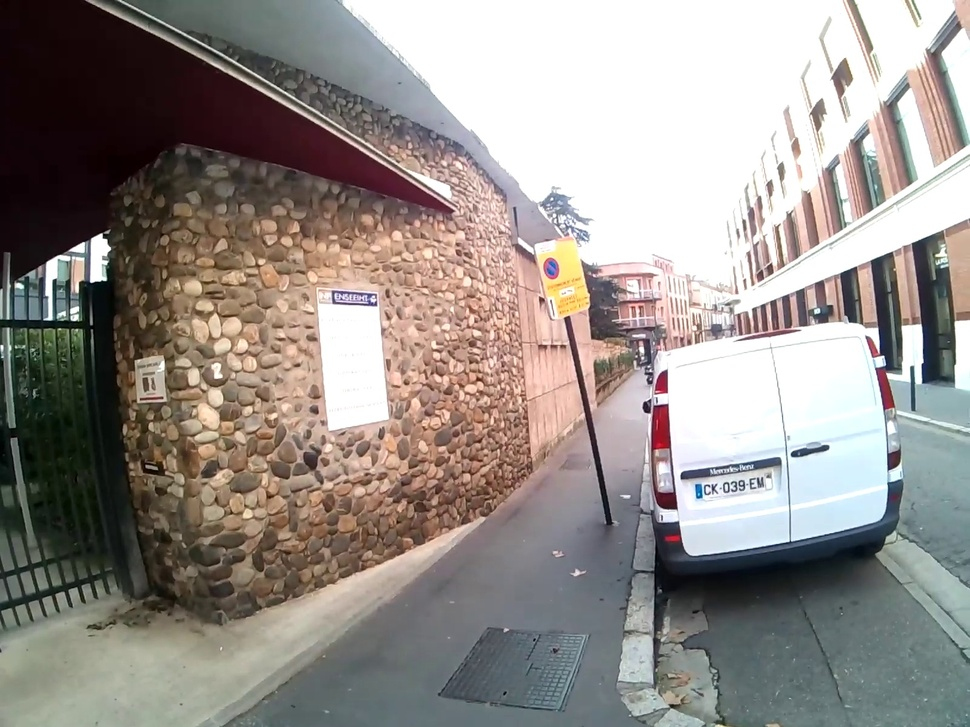
#> input picture Etape 2/extracted_frame.jpg, 970 x 727 px, shrunk from 1600 x 1200 before the run
$ python image_segmentation_k-means.py
#> lines starting #> are read from the running program, lines starting #| are printed output that depends on the picture
import cv2
import numpy as np
import matplotlib.pyplot as plt
from sklearn.cluster import KMeans
from sklearn.metrics import silhouette_score

def segment_image_auto_k_bright(image_path, min_k=2, max_k=10, quick_search_width=100):
    """
    Segments an image using K-means, automatically selecting the best k,
    and displays the result using distinct, bright colors.
    """
#> called with image_path = 'extracted_frame.jpg', min_k = 8, max_k = 16, quick_search_width = 100

    # 1. Load the image
    img = cv2.imread(image_path)
#> img is the input picture: shape (727, 970, 3); mean B, G, R 138.9, 143.6, 149.9
    if img is None:
        print(f"Error: Could not load image at {image_path}")
        return

    # Convert from BGR to RGB
    img_rgb = cv2.cvtColor(img, cv2.COLOR_BGR2RGB)
    original_shape = img_rgb.shape
#> original_shape = (727, 970, 3)

    # 2. Preprocessing for K-Search (Downsampling)
    aspect_ratio = original_shape[0] / original_shape[1]
#> aspect_ratio = 0.749
    new_height = int(quick_search_width * aspect_ratio)
#> new_height = 74
    img_small = cv2.resize(img_rgb, (quick_search_width, new_height))
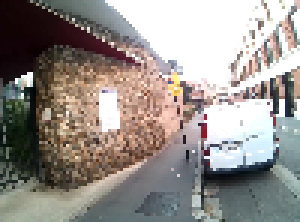
#> img_small: shape (74, 100, 3) (shown 3 times larger); mean R, G, B 149.7, 143.4, 138.7
    data_small = img_small.reshape((-1, 3))

    print(f"--- Searching for optimal K between {min_k} and {max_k} ---")

    best_k = min_k
    best_score = -1
    scores = []

    # 3. Iterate to find the best K (calculating Silhouette Score)
    for k in range(min_k, max_k + 1):
        kmeans = KMeans(n_clusters=k, random_state=42, n_init=10)
        labels = kmeans.fit_predict(data_small)
        score = silhouette_score(data_small, labels)
        scores.append(score)
        print(f"k={k}: Silhouette Score = {score:.4f}")

        if score > best_score:
            best_score = score
            best_k = k
#> this loop made 9 passes
#> (score, best_score) on passes 1 to 3: (0.508, 0.508), (0.51, 0.51), (0.513, 0.513)
#> score on passes 4 to 9: 0.508, 0.497, 0.502, 0.495, 0.501, 0.497
#| k=8: Silhouette Score = 0.5075
#| k=9: Silhouette Score = 0.5097
#| k=10: Silhouette Score = 0.5130
#| k=11: Silhouette Score = 0.5080
#| k=12: Silhouette Score = 0.4969
#| k=13: Silhouette Score = 0.5020
#| k=14: Silhouette Score = 0.4952
#| k=15: Silhouette Score = 0.5005
#> (further printed lines are left out)
#> after the loop, best_k = 10; best_score = 0.513; scores = [0.508, 0.51, 0.513, 0.508, 0.497, 0.502, 0.495, 0.501, 0.497]

    print(f"\n>>> Best K found: {best_k} (Score: {best_score:.4f})")
#| >>> Best K found: 10 (Score: 0.5130)

    # 4. Apply Best K to Full Resolution Image
    print("--- Applying segmentation to full resolution image ---")
    data_full = img_rgb.reshape((-1, 3))

    # Fit final model
    final_kmeans = KMeans(n_clusters=best_k, random_state=42, n_init=10)
    final_labels = final_kmeans.fit_predict(data_full)

    # Get natural centers for comparison
    natural_centers = np.uint8(final_kmeans.cluster_centers_)
#> natural_centers = [[91, 81, 73], [227, 202, 190], [250, 252, 253], [21, 14, 13], [153, 141, 131], [202, 168, 150], [137, 109, 91], [106, 115, 116], [165, 172, 168], [55, 48, 44]]

    # --- GENERATE BRIGHT COLOR PALETTE ---
    # We generate k colors evenly spaced around the hue wheel in HSV space.
    # OpenCV HSV ranges: H [0-179], S [0-255], V [0-255]

    # 1. Generate distinct Hues
    hues = np.linspace(0, 179, best_k, endpoint=False, dtype=np.uint8)

    # 2. Create HSV palette (Shape needs to be (N, 1, 3) for cvtColor function)
    hsv_palette = np.zeros((best_k, 1, 3), dtype=np.uint8)
    hsv_palette[:, 0, 0] = hues       # Hue varies
    hsv_palette[:, 0, 1] = 255        # Saturation max
    hsv_palette[:, 0, 2] = 255        # Value (brightness) max

    # 3. Convert HSV palette back to RGB for display
    rgb_bright_palette = cv2.cvtColor(hsv_palette, cv2.COLOR_HSV2RGB)

    # Reshape back to a simple list of k colors: (k, 3)
    rgb_bright_palette = rgb_bright_palette.reshape((best_k, 3))

    # 5. Reconstruct Images
    # A) Natural Segmentation (using average colors)
    segmented_data_natural = natural_centers[final_labels]
    segmented_img_natural = segmented_data_natural.reshape(original_shape)
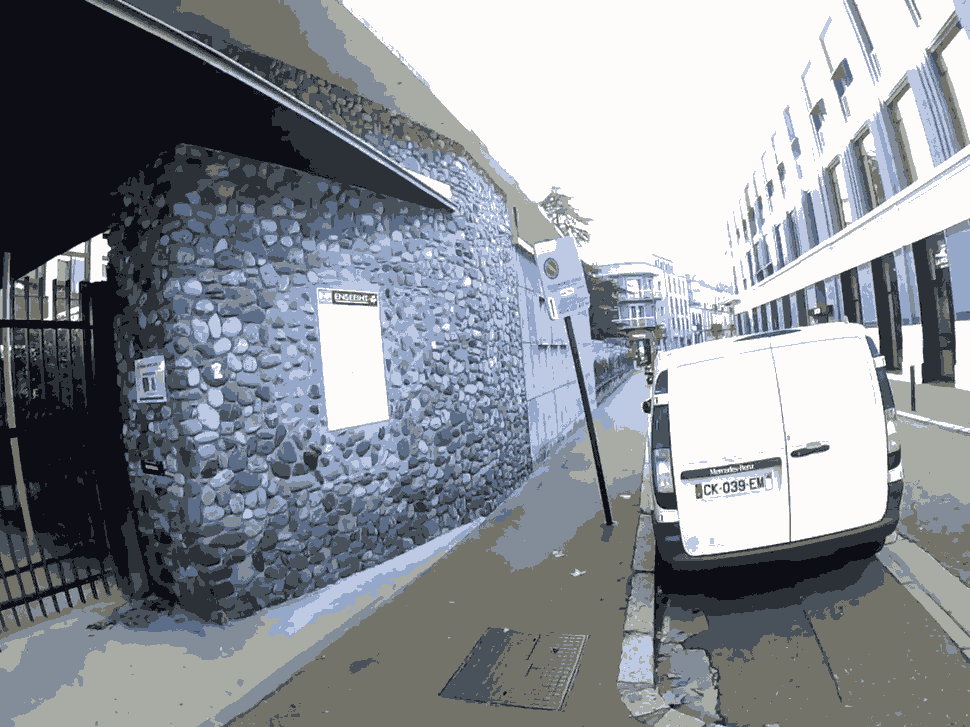
#> segmented_img_natural: shape (727, 970, 3); mean of channels 0, 1, 2 149.6, 143.4, 138.5; drawn as B, G, R

    # B) Bright Segmentation (using custom palette)
    # Map the labels (0, 1, 2...) to index our new bright palette
    segmented_data_bright = rgb_bright_palette[final_labels]
    # Reshape back to original image dimensions
    segmented_img_bright = segmented_data_bright.reshape(original_shape)
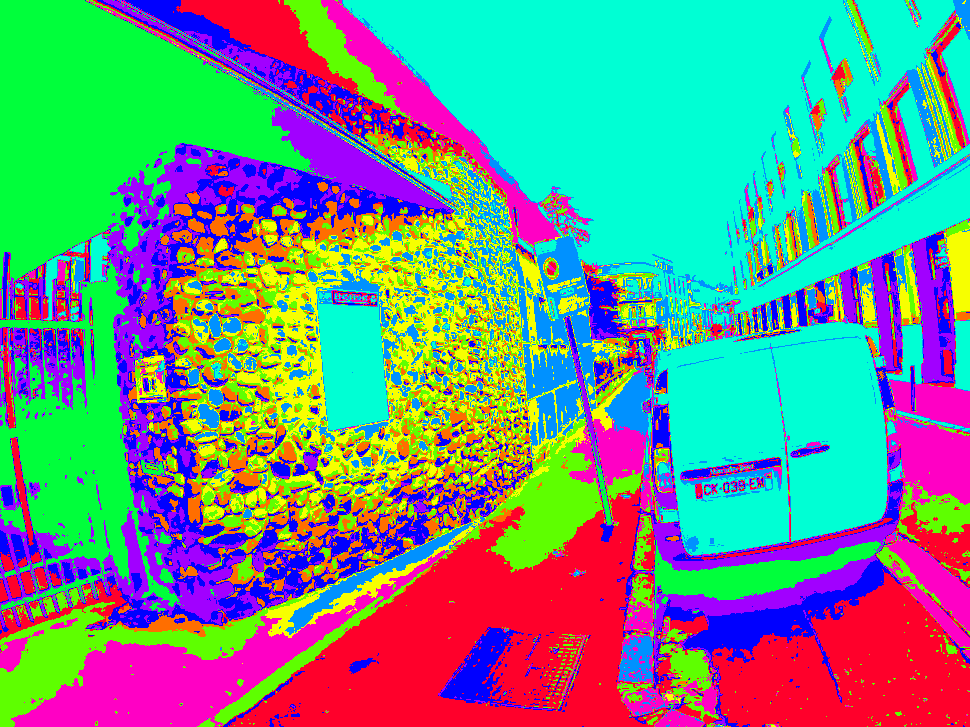
#> segmented_img_bright: shape (727, 970, 3); mean of channels 0, 1, 2 134.4, 144.7, 104.6; drawn as B, G, R


    # 6. Visualization (Updated for 4 panels)
    plt.figure(figsize=(16, 6))

    # Plot Original
    plt.subplot(1, 4, 1)
    plt.imshow(img_rgb)
    plt.title("Original")
    plt.axis('off')

    # Plot Scores
    plt.subplot(1, 4, 2)
    plt.plot(range(min_k, max_k + 1), scores, marker='o', color='purple')
    plt.title("Optimal K Search")
    plt.xlabel("k")
    plt.ylabel("Silhouette Score")
    plt.grid(True, linestyle='--')

    # Plot Natural Segmented
    plt.subplot(1, 4, 3)
    plt.imshow(segmented_img_natural)
    plt.title(f"Natural Colors (k={best_k})")
    plt.axis('off')

    # Plot Bright Segmented
    plt.subplot(1, 4, 4)
    plt.imshow(segmented_img_bright)
    plt.title(f"Bright Segmentation (k={best_k})")
    plt.axis('off')

    plt.tight_layout()
    print("Displaying results...")
    plt.show()
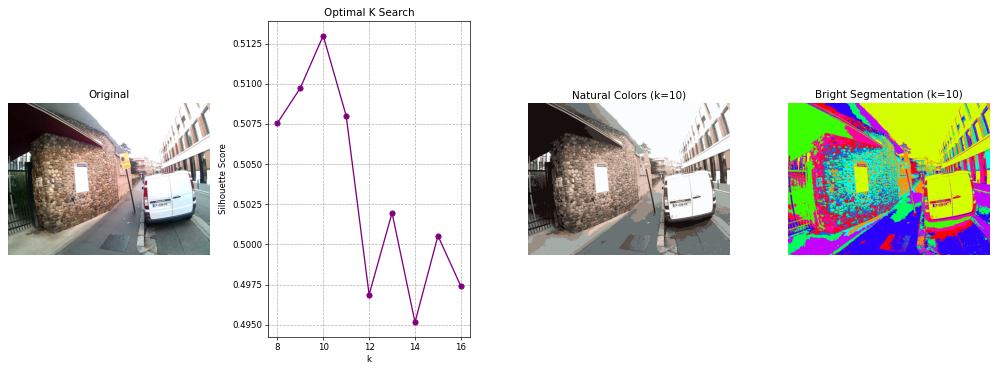
#> figure drawn by matplotlib, 4 panels

# --- Usage Example ---
# Replace 'path/to/your/image.jpg' with a real file path
segment_image_auto_k_bright('extracted_frame.jpg', min_k=8, max_k=16)
